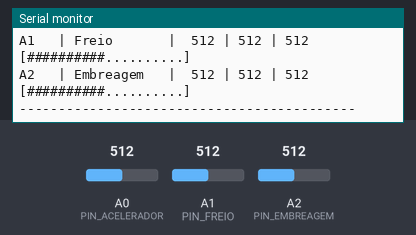
This sketch was run on a simulated SparkFun Pro Micro, built with avr-gcc and run on an emulated ATmega32U4. On the bench: the last lines printed to the serial monitor. Inputs (shaded band) come from the test bench; at power-on: A0 (PIN_ACELERADOR) = 512, A1 (PIN_FREIO) = 512, A2 (PIN_EMBREAGEM) = 512.

Above: at 1.2 s.
1.3 s: A0 (PIN_ACELERADOR) set to 716
2.8 s: A1 (PIN_FREIO) set to 716
At 2.82 s:
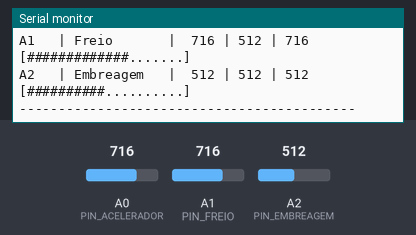
4.3 s: A2 (PIN_EMBREAGEM) set to 716
At 4.32 s:
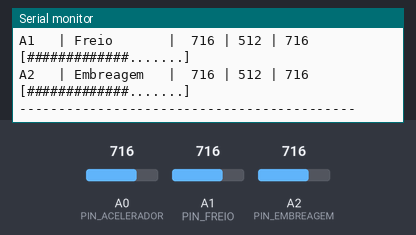
5.8 s: A0 (PIN_ACELERADOR) set to 900
7.3 s: A1 (PIN_FREIO) set to 900
At 7.33 s:
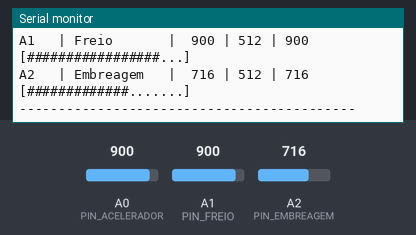
8.8 s: A2 (PIN_EMBREAGEM) set to 900
At 8.83 s:
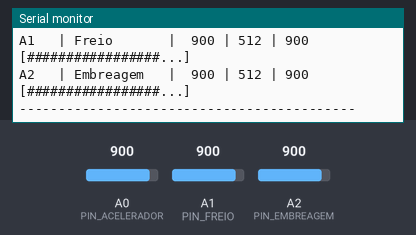

Measured:
- after the input at 2.8 s, the serial monitor: prints a new line at once (image 1)
- after the input at 4.3 s, the serial monitor: prints a new line at once (image 2)
- after the input at 7.3 s, the serial monitor: prints a new line at once (image 3)
- after the input at 8.8 s, the serial monitor: prints a new line at once (image 4)

The sketch:

diagnostico.ino
```cpp
/*
 * G27 Pedals - Sketch de Diagnóstico
 * Placa: Arduino Pro Micro (ATmega32U4, 5V, 16MHz)
 *
 * Objetivo: Confirmar que os três potenciômetros dos pedais
 * estão funcionando ANTES de instalar o firmware HID.
 *
 * Ligações:
 *   Fio de 5V  do conector dos pedais  → VCC do Arduino
 *   Fio GND    do conector dos pedais  → GND do Arduino
 *   Sinal Acelerador                   → A0
 *   Sinal Freio                        → A1
 *   Sinal Embreagem                    → A2
 *
 * Como usar:
 *   1. Grave este sketch no Pro Micro.
 *   2. Abra o Monitor Serial (Ferramentas → Monitor Serial).
 *   3. Ajuste a velocidade para 115200 baud.
 *   4. Pressione cada pedal completamente e solte.
 *   5. Verifique que cada eixo varia entre ~0 e ~1023.
 *      - Se o valor ficar fixo ou em 0/1023 o tempo todo,
 *        o potenciômetro pode estar danificado.
 *      - Variação suave de 0→1023 = potenciômetro OK.
 */

// Pinos analógicos dos pedais
const int PIN_ACELERADOR  = A0;
const int PIN_FREIO       = A1;
const int PIN_EMBREAGEM   = A2;

// Intervalo entre leituras (ms)
const unsigned long INTERVALO_MS = 50;

// Acumuladores de mínimo e máximo para cada eixo
int minAcel = 1023, maxAcel = 0;
int minFreio = 1023, maxFreio = 0;
int minEmb = 1023, maxEmb = 0;

unsigned long ultimaLeitura = 0;

void setup() {
    // Inicia Serial; Pro Micro usa USB CDC nativo,
    // então Serial = SerialUSB automaticamente.
    Serial.begin(115200);

    // Aguarda o host USB conectar (necessário no ATmega32U4)
    while (!Serial) {
        ; // espera até o Monitor Serial abrir
    }

    Serial.println(F("=============================================="));
    Serial.println(F("  G27 Pedals - Diagnostico de Potenciometros "));
    Serial.println(F("=============================================="));
    Serial.println(F("Pino | Pedal       | Bruto | Min  | Max"));
    Serial.println(F("-----|-------------|-------|------|-----"));
}

void loop() {
    unsigned long agora = millis();
    if (agora - ultimaLeitura < INTERVALO_MS) return;
    ultimaLeitura = agora;

    // Leitura dos três canais analógicos (resolução 10 bits: 0–1023)
    int valAcel  = analogRead(PIN_ACELERADOR);
    int valFreio = analogRead(PIN_FREIO);
    int valEmb   = analogRead(PIN_EMBREAGEM);

    // Atualiza mínimos e máximos observados na sessão
    minAcel  = min(minAcel,  valAcel);
    maxAcel  = max(maxAcel,  valAcel);
    minFreio = min(minFreio, valFreio);
    maxFreio = max(maxFreio, valFreio);
    minEmb   = min(minEmb,   valEmb);
    maxEmb   = max(maxEmb,   valEmb);

    // Exibe tabela de fácil leitura no Monitor Serial
    imprimirLinha("A0", "Acelerador ", valAcel,  minAcel,  maxAcel);
    imprimirLinha("A1", "Freio      ", valFreio, minFreio, maxFreio);
    imprimirLinha("A2", "Embreagem  ", valEmb,   minEmb,   maxEmb);

    Serial.println(F("-------------------------------------------"));
}

/*
 * Formata e imprime uma linha da tabela de diagnóstico.
 * Parâmetros:
 *   pino  - nome do pino (ex: "A0")
 *   nome  - nome do pedal
 *   bruto - leitura ADC atual (0–1023)
 *   vmin  - menor valor visto desde o boot
 *   vmax  - maior valor visto desde o boot
 */
void imprimirLinha(const char* pino, const char* nome,
                   int bruto, int vmin, int vmax) {
    // Constrói a barra de progresso visual (20 chars = 1023 unidades)
    int barras = map(bruto, 0, 1023, 0, 20);
    char barra[22];
    for (int i = 0; i < 20; i++) {
        barra[i] = (i < barras) ? '#' : '.';
    }
    barra[20] = '\0';

    // Imprime linha formatada
    Serial.print(pino);
    Serial.print(F("   | "));
    Serial.print(nome);
    Serial.print(F(" | "));
    // Pad do valor bruto para 4 dígitos
    if (bruto < 1000) Serial.print(' ');
    if (bruto < 100)  Serial.print(' ');
    if (bruto < 10)   Serial.print(' ');
    Serial.print(bruto);
    Serial.print(F(" | "));
    if (vmin < 100) Serial.print(' ');
    if (vmin < 10)  Serial.print(' ');
    Serial.print(vmin);
    Serial.print(F(" | "));
    if (vmax < 100) Serial.print(' ');
    if (vmax < 10)  Serial.print(' ');
    Serial.print(vmax);
    Serial.print(F("  ["));
    Serial.print(barra);
    Serial.println(F("]"));
}
```
